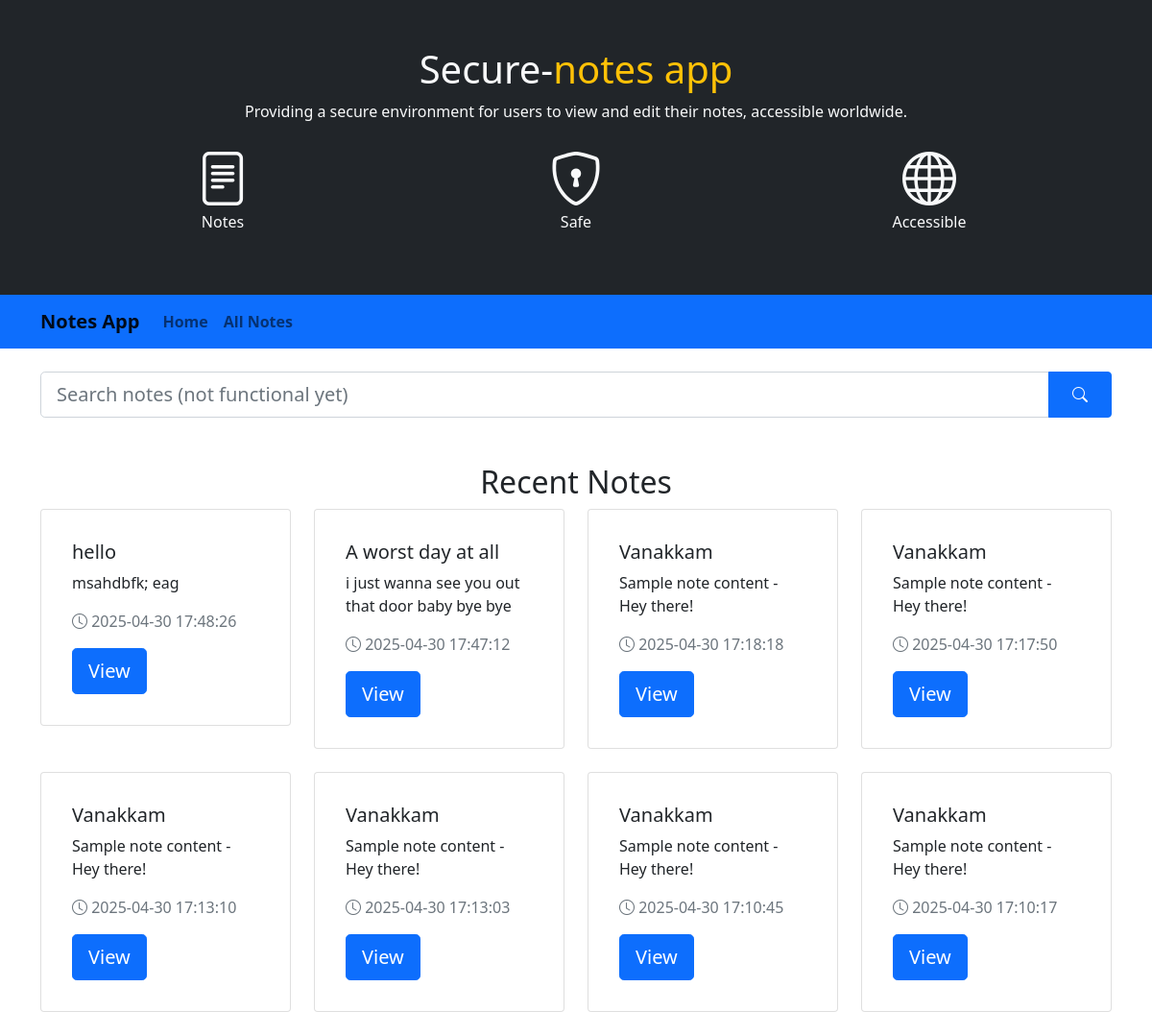
Before: / with the older database file.
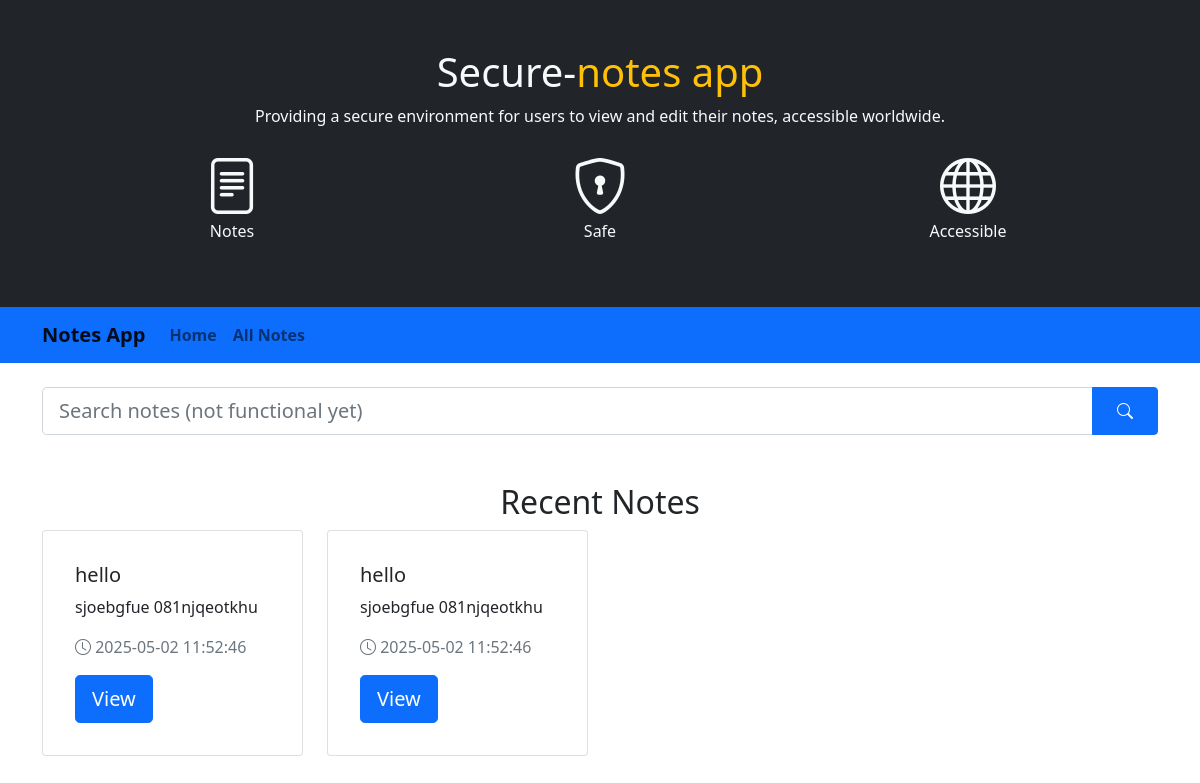
After: the same page with the newer database file.
### tables this page shows
CREATE TABLE notes (
            id INTEGER PRIMARY KEY AUTOINCREMENT, 
            title TEXT, 
            content TEXT, 
            time TIMESTAMP DEFAULT CURRENT_TIMESTAMP
        );

### app.py (the view)
@app.route('/')
def home():
    conn = sqlite3.connect('notes.db')
    c = conn.cursor()
    c.execute("SELECT id, title, CASE WHEN INSTR(content, CHAR(10)) > 0 THEN SUBSTR(content, 1, INSTR(content, CHAR(10)) - 1) ELSE content END AS first_line, time FROM notes ORDER BY id DESC LIMIT 8;")
    notes = [{"id": note[0], "title": note[1], "content": note[2], "timestamp": note[3]} for note in c.fetchall()]
    conn.close()
    return render_template('index.html', notes=notes)

### templates/index.html (shortened to what this page needs)
<!DOCTYPE html>
<html lang="en">
<head>
    <link href="https://cdn.jsdelivr.net/npm/bootstrap@5.0.2/dist/css/bootstrap.min.css" rel="stylesheet">
    <link rel="stylesheet" href="https://cdn.jsdelivr.net/npm/bootstrap-icons/font/bootstrap-icons.css">
</head>
<body>
<section class="bg-dark text-light p-5 text-center">
    <div class="container">
        <h1>Secure-<span class="text-warning">notes app</span></h1>
        <p>Providing a secure environment for users to view and edit their notes, accessible worldwide.</p>
        <div class="row justify-content-center mt-4">
            <div class="col-md-4"><i class="bi bi-file-text display-4"></i><p>Notes</p></div>
            <div class="col-md-4"><i class="bi bi-shield-lock display-4"></i><p>Safe</p></div>
            <div class="col-md-4"><i class="bi bi-globe display-4"></i><p>Accessible</p></div>
        </div>
    </div>
</section>
<nav class="navbar navbar-expand-lg navbar-light bg-primary">
    <div class="container">
        <a class="navbar-brand fw-bold" href="#">Notes App</a>
        <div class="collapse navbar-collapse" id="navbarNav">
            <ul class="navbar-nav">
                <li class="nav-item"><a class="nav-link fw-bold" href="{{ url_for('home') }}">Home</a></li>
                <li class="nav-item"><a class="nav-link fw-bold" href="{{ url_for('allnotes') }}">All Notes</a></li>
            </ul>
        </div>
    </div>
</nav>
<div class="container mt-4">
    <form class="d-flex">
        <div class="input-group">
            <input class="form-control form-control-lg" type="search" placeholder="Search notes (not functional yet)">
            <button class="btn btn-primary px-4" type="submit"><i class="bi bi-search"></i></button>
        </div>
    </form>
</div>
<div class="container mt-5">
    <h2 class="text-center">Recent Notes</h2>
    <div class="row">
        {% for note in notes %}
        <div class="col-md-3 mb-4">
            <div class="card p-3">
                <div class="card-body">
                    <h5 class="card-title">{{ note.title }}</h5>
                    <p class="card-text">{{ note.content }}</p>
                    <p class="text-muted"><i class="bi bi-clock"></i> {{ note.timestamp }}</p>
                    <a href="{{ url_for('view_note', note_id=note.id) }}" class="btn btn-primary btn-lg">View</a>
                </div>
            </div>
        </div>
        {% endfor %}
    </div>
</div>
</body>
</html>

Changed rows visible on the page:
removed notes: title "hello", content "msahdbfk; eag", timestamp "2025-04-30 17:48:26"
removed notes: title "A worst day at all", content "i just wanna see you out that door baby bye bye", timestamp "2025-04-30 17:47:12"
removed notes: title "Vanakkam", content "Sample note content - Hey there!", timestamp "2025-04-30 17:18:18"
removed notes: title "Vanakkam", content "Sample note content - Hey there!", timestamp "2025-04-30 17:17:50"
removed notes: title "Vanakkam", content "Sample note content - Hey there!", timestamp "2025-04-30 17:13:10"
removed notes: title "Vanakkam", content "Sample note content - Hey there!", timestamp "2025-04-30 17:13:03"
removed notes: title "Vanakkam", content "Sample note content - Hey there!", timestamp "2025-04-30 17:10:45"
removed notes: title "Vanakkam", content "Sample note content - Hey there!", timestamp "2025-04-30 17:10:17"
added notes: title "hello", content "sjoebgfue 081njqeotkhu", timestamp "2025-05-02 11:52:46"
added notes: title "hello", content "sjoebgfue 081njqeotkhu", timestamp "2025-05-02 11:52:46"
